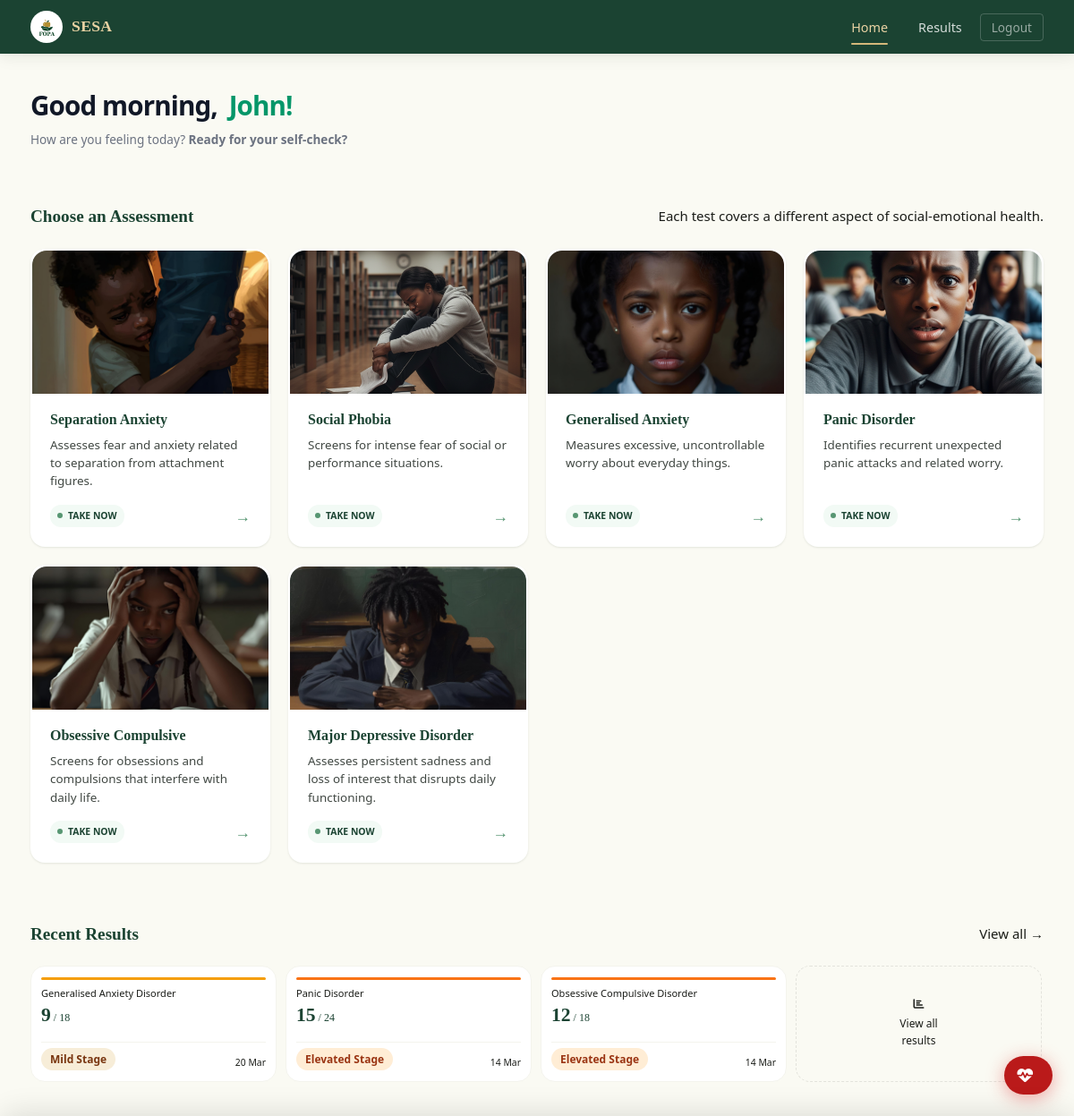
The app's page /home (signed in) with its own data.
### app/models/account.py (models this page shows, shortened)
class Accounts(UserMixin, db.Model):
    __tablename__ = 'accounts'
    id = db.Column(db.Integer, primary_key=True)
    fname = db.Column(db.String(100), nullable=False)
    lname = db.Column(db.String(100), nullable=False)
    email = db.Column(db.String(120), unique=True, nullable=True, index=True)
    username = db.Column(db.String(50), unique=True, nullable=False, index=True)
    password = db.Column(db.String(256), nullable=False)
    school_name = db.Column(db.String(200), nullable=True)
    gender = db.Column(db.String(20), nullable=True)
    birthdate = db.Column(db.Date, nullable=True)
    last_login = db.Column(db.DateTime, nullable=True)
    created_at = db.Column(db.DateTime, default=lambda: datetime.now(timezone.utc))
    school_id = db.Column(
        db.Integer,
        db.ForeignKey('school.id', ondelete='CASCADE', name='fk_accounts_school_id'),
        nullable=True,
        index=True
    )
    class_group = db.Column(db.String(50), nullable=True)   # e.g. "Form 2A", "JHS 3B"
    level = db.Column(db.String(20), nullable=True)          # jhs | shs | university
    class_id = db.Column(
        db.Integer,
        db.ForeignKey('school_class.id', ondelete='SET NULL', name='fk_accounts_class_id'),
        nullable=True,
        index=True
    )
    claim_code_hash  = db.Column(db.String(256), nullable=True)
    claim_code_plain = db.Column(db.String(20),  nullable=True)
    is_claimed       = db.Column(db.Boolean, default=True, nullable=False, server_default='1')
    is_admin = db.Column(db.Boolean, default=False, nullable=False)
    is_counsellor = db.Column(db.Boolean, default=False, server_default='0', nullable=False)
    failed_attempts = db.Column(db.Integer, default=0, server_default='0', nullable=False)
    locked_until = db.Column(db.DateTime, nullable=True)  # NULL = not locked
    phone = db.Column(db.String(20), nullable=True)
    consent_given = db.Column(db.Boolean, default=False, nullable=False, server_default='0')
    consent_given_at = db.Column(db.DateTime, nullable=True)
    consent_version = db.Column(db.String(10), nullable=True)  # e.g. 'v1.0'
    test_results = db.relationship(
        'TestResult',
        backref='account',
        lazy='dynamic',
        cascade='all, delete-orphan'
    )
    @property
    def full_name(self):
        return f'{self.fname} {self.lname}'
    @property
    def is_super_admin(self):
        return self.is_admin
    @property
    def role(self):
        if self.is_admin:
            return 'superadmin'
        if self.is_counsellor:
            return 'counsellor'
        return 'student'
    LOCKOUT_THRESHOLD = 5      # failed attempts before lockout
    LOCKOUT_MINUTES   = 15     # minutes locked after threshold reached

### app/models/assessment_type.py (models this page shows, shortened)
class AssessmentType(db.Model):
    __tablename__ = 'assessment_type'
    id             = db.Column(db.Integer, primary_key=True)
    name           = db.Column(db.String(100), unique=True, nullable=False)
    display_name   = db.Column(db.String(100), nullable=False)
    description    = db.Column(db.Text, nullable=True)
    icon           = db.Column(db.String(10),  nullable=True)
    color          = db.Column(db.String(20),  nullable=True)
    order          = db.Column(db.Integer,     default=0, nullable=False)
    is_active      = db.Column(db.Boolean,     default=True, nullable=False)
    scoring_ranges = db.Column(db.JSON,        nullable=False)
    image_url      = db.Column(db.String(500), nullable=True)

### app/models/test_result.py (models this page shows, shortened)
class TestResult(db.Model):
    __tablename__ = 'test_results'
    id = db.Column(db.Integer, primary_key=True)
    user_id = db.Column(db.Integer, db.ForeignKey('accounts.id', ondelete='CASCADE'), nullable=False, index=True)
    test_type = db.Column(db.String(100), nullable=False, index=True)
    score = db.Column(db.Integer, nullable=False)
    max_score = db.Column(db.Integer, nullable=True)
    stage = db.Column(db.String(50), nullable=True, index=True)  # "Normal Stage", "Mild Stage", etc.
    _feedback_encrypted = db.Column('feedback', db.Text, nullable=True)
    @property
    def feedback(self):
        if not self._feedback_encrypted:
            return None
        f = _get_fernet()
        if not f:
            return self._feedback_encrypted
        try:
            return f.decrypt(self._feedback_encrypted.encode()).decode()
        except Exception:
            return self._feedback_encrypted
    @feedback.setter
    def feedback(self, value):
        if not value:
            self._feedback_encrypted = None
            return
        f = _get_fernet()
        if not f:
            self._feedback_encrypted = value
            return
        self._feedback_encrypted = f.encrypt(value.encode()).decode()
    details = db.Column(db.Text, nullable=True)           # kept for backward compat
    taken_at = db.Column(db.DateTime, default=lambda: datetime.now(timezone.utc), index=True)

### app/routes/main.py (the view)
@main_bp.route('/home')
@login_required
def home():
    user = current_user
    results = user.test_results.order_by(TestResult.taken_at.desc()).all()
    total_tests = len(results)
    most_recent = results[0] if results else None
    question_counts = {
        row.test_type: row.count
        for row in db.session.query(
            Question.test_type,
            func.count(Question.id).label('count')
        ).group_by(Question.test_type).all()
    }
    from datetime import datetime, timedelta, timezone
    now = datetime.now()
    latest_by_type = {}
    for r in results:
        if r.test_type not in latest_by_type:
            latest_by_type[r.test_type] = r
    from app.models.assessment_type import AssessmentType
    tests_meta = []
    COOLDOWN_DAYS = 7
    for at in AssessmentType.query.filter_by(is_active=True).order_by(AssessmentType.order).all():
        days_remaining = 0
        is_ready = True
        latest = latest_by_type.get(at.name)
        if latest and latest.taken_at:
            taken_at = latest.taken_at
            if taken_at.tzinfo is None:
                taken_at = taken_at.replace(tzinfo=timezone.utc)
            current_time = now.replace(tzinfo=timezone.utc) if now.tzinfo is None else now
            days_ago = (current_time - taken_at).days
            days_left = COOLDOWN_DAYS - days_ago
            if days_left > 0:
                days_remaining = days_left
                is_ready = False
        tests_meta.append({
            'name':  at.name,
            'title': at.display_name,
            'desc':  at.description or '',
            'icon':  at.icon or '🧠',
            'color': at.color or 'green',
            'count': question_counts.get(at.name, 0),
            'image_url': at.image_url,
            'days_remaining': days_remaining,
            'is_ready': is_ready
        })
    this_month_results = [
        r for r in results
        if r.taken_at and r.taken_at.month == now.month and r.taken_at.year == now.year
    ]
    tests_this_month = len(this_month_results)
    total_assessments_taken = total_tests   # passed to template as total count
    assessments_this_month  = tests_this_month
    recent_results = results[:3]  # 3 most recent for the home table
    hour = now.hour
    if hour < 12:
        greeting = "Good morning"
    elif hour < 17:
        greeting = "Good afternoon"
    else:
        greeting = "Good evening"
    new_username = session.pop('show_username_prompt', None)
    return render_template(
        'main/home.html',
        user=user,
        total_tests=total_tests,
        avg_score=total_assessments_taken,
        most_recent=most_recent,
        tests_meta=tests_meta,
        score_change=None,
        prev_avg=assessments_this_month,
        recent_results=recent_results,
        latest_by_type=latest_by_type,
        greeting=greeting,
        new_username=new_username,
    )

### app/__init__.py (called while the page is built)
def _init_extensions(app: Flask) -> None:
    app.config.setdefault("SQLALCHEMY_ENGINE_OPTIONS", {}).update({
        "pool_pre_ping": True,   # test connection before using it
        "pool_recycle":  300,    # recycle connections every 5 minutes
        "pool_size":     5,      # max persistent connections
        "max_overflow":  2,      # extra connections under load
    })
    db.init_app(app)
    migrate.init_app(app, db)
    csrf.init_app(app)
    login_manager.init_app(app)
    limiter.init_app(app)
    from app.models.account import Accounts
    from app.models.quiz_session import QuizSession  # noqa: F401
    from app.models.counsellor_profile import CounsellorProfile  # noqa: F401
    from app.models.assessment_type import AssessmentType  # noqa: F401
    @login_manager.user_loader
    def load_user(user_id: str):
        return Accounts.query.get(int(user_id))

### app/templates/main/home.html (shortened to what this page needs)
  {% extends 'base.html' %}
  {% block nav_links %}
    <li><a href="{{ url_for('main.home') }}" class="active">Home</a></li>
    <li><a href="{{ url_for('main.results') }}">Results</a></li>
    <li><a href="{{ url_for('auth.logout') }}" class="btn-nav-logout">Logout</a></li>
  {% endblock %}
  {% block body %}
  <div class="container pb-48">
  <link rel="stylesheet" href="{{ url_for('static', filename='css/main/home.css') }}">
  <header class="app-header">
    <h1 class="app-greeting">
      {{ greeting }}, <span>{{ user.fname }}!</span>
    </h1>
    <p class="app-description">
      How are you feeling today? <b>Ready for your self-check?</b>
    </p>
  </header>
    <div class="section" id="assessments">
      <div class="section-head">
        <h2>Choose an Assessment</h2>
        <p class="section-desc">Each test covers a different aspect of social-emotional health.</p>
      </div>
      <div class="test-grid">
        {% for test in tests_meta %}
        <a href="{% if test.is_ready %}{{ url_for('test.display_questions', test_type=test.name) }}{% else %}javascript:void(0);{% endif %}"
          class="test-card {% if not test.is_ready %}locked{% endif %}"
          {% if not test.is_ready %}onclick="alert('This assessment will be exactly 7 days after your previous attempt. Please wait {{ test.days_remaining }} more day(s).');"{% endif %}>
          <div class="test-card-image">
            {% if test.get('image_url') %}
            <img src="{{ test.image_url }}"
                alt="{{ test.name }}"
                loading="lazy"
                width="400"
                height="160">
            {% endif %}
          </div>
          <div class="test-card-content">
            <h3>{{ test.get('title') or test.get('display_name') or test.name }}</h3>
            <p>{{ test.get('desc') or test.get('description') or '' }}</p>
            <div class="test-card-meta">
              {% if test.is_ready %}
                <span class="pulse-badge"><span class="pulse-dot"></span> Take Now</span>
                <span class="test-card-arrow">→</span>
              {% else %}
                <span class="lock-indicator"><i class="fa-solid fa-lock lock-icon"></i> Available in {{ test.days_remaining }} day(s)</span>
              {% endif %}
            </div>
          </div>
        </a>
        {% endfor %}
      </div>
    </div>
    {% if recent_results %}
    <div class="section">
      <div class="section-head">
        <h2>Recent Results</h2>
        <a href="{{ url_for('main.results') }}" class="results-link">View all →</a>
      </div>
      <div class="recent-results-scroll">
        {% for r in recent_results %}
          {% set s = (r.stage or r.details or 'unknown') | lower %}
          {% if 'normal' in s %}{% set bar_mod = 'normal' %}{% set badge_class = 'stage-normal' %}
          {% elif 'mild' in s %}{% set bar_mod = 'mild' %}{% set badge_class = 'stage-mild' %}
          {% elif 'elevated' in s %}{% set bar_mod = 'elevated' %}{% set badge_class = 'stage-elevated' %}
          {% elif 'clinical' in s %}{% set bar_mod = 'clinical' %}{% set badge_class = 'stage-clinical' %}
          {% else %}{% set bar_mod = 'mild' %}{% set badge_class = 'badge-gray' %}{% endif %}
          <div class="recent-result-card">
            <div class="recent-result-bar recent-result-bar--{{ bar_mod }}"></div>
            <div class="recent-result-title">{{ r.test_type }}</div>
            <div class="recent-result-score">
              {{ r.score }}{% if r.max_score %}<span> / {{ r.max_score }}</span>{% endif %}
            </div>
            <div class="recent-result-bottom">
              <span class="badge {{ badge_class }}">{{ r.stage or r.details or 'Unknown' }}</span>
              <span class="recent-result-date">{{ r.taken_at.strftime('%d %b') }}</span>
            </div>
          </div>
        {% endfor %}
        <a href="{{ url_for('main.results') }}" class="recent-result-more">
          <i class="fa-solid fa-chart-bar results-icon"></i>
          <span>View all<br>results</span>
        </a>
      </div>
    </div>
    {% endif %}
  </div>
  {% endblock %}

### app/templates/base.html (shortened to what this page needs)
<!DOCTYPE html>
<html lang="en">
<head>
  <link rel="stylesheet" href="{{ url_for('static', filename='css/main.css') }}">
  <link rel="stylesheet" href="{{ url_for('static', filename='css/base/base.css') }}">
  <link rel="stylesheet" href="https://cdnjs.cloudflare.com/ajax/libs/font-awesome/6.5.0/css/all.min.css">
</head>
<body class="{% if (current_user.is_authenticated and not current_user.is_super_admin) or session.get('school_id') %}has-bottom-nav {% endif %}{% block body_class %}{% endblock %}">
{% block full_page %}
<div class="app-layout">
  {% block navbar %}
  <nav class="navbar" id="mainNav">
    <div class="navbar-inner">
      <a href="{{ url_for('main.landing') }}" class="navbar-brand">
        <img src="{{ url_for('static', filename='images/Pofa.png') }}" alt="FOPA Logo" class="navbar-logo">
        <span class="navbar-title">SESA</span>
      </a>
      <ul class="navbar-links">
        {% block nav_links %}{% endblock %}
      </ul>
    </div>
  </nav>
  {% endblock %}
  <main>
    {% block body %}{% endblock %}
  </main>
</div>
{% endblock %}
{% if current_user.is_authenticated and not current_user.is_super_admin and not is_assessment %}
<div id="crisisBtn" class="crisis-btn" role="button" tabindex="0"
     aria-label="I need help now" title="I need help now">
  <i class="fa-solid fa-heart-pulse crisis-btn-icon"></i>
</div>
{% endif %}
{% block bottom_tab_bar %}
{% if (current_user.is_authenticated and not current_user.is_super_admin) or session.get('school_id') %}
<div id="profileSheet" class="profile-sheet" aria-hidden="true">
  <div class="profile-sheet-backdrop" id="profileSheetBackdrop"></div>
</div>
{% endif %}
{% endblock %}
</body>
</html>

### app/static/css/main/home.css (style rules this page uses)
.app-header { padding: 4px; margin-bottom: 8px; text-align: center; }
.app-greeting { font-size: 1.5rem; font-weight: 800; color: #111827; line-height: 1.2; margin: 0; letter-spacing: -0.03em; }
.app-greeting span { color: #059669; display: inline; }
.app-description { font-size: 0.85rem; color: #6b7280; line-height: 1.5; max-width: 450px; margin: 10px auto 0 auto; }
@media (min-width: 600px) { .app-greeting { font-size: 1.85rem; } }
@media (min-width: 600px) { .app-greeting span { display: inline; margin-left: 6px; } }
@media (min-width: 600px) { .app-header { padding: 40px 0 20px 0; text-align: left; } }
@media (min-width: 600px) { .app-description { margin-left: 0; } }
.pulse-badge { display: inline-flex; align-items: center; gap: 6px; font-size: 0.65rem; font-weight: 700; text-transform: uppercase; color: var(--green-800); background: var(--green-50); padding: 4px 8px; border-radius: 12px; }
.pulse-dot { width: 6px; height: 6px; background-color: var(--green-500); border-radius: 50%; box-shadow: 0 0 0 0 rgba(16, 185, 129, 0.7); animation: pulseReady 1.5s infinite; }

### app/templates/base.html (style rules this page uses)
.profile-sheet { position: fixed; inset: 0; z-index: 300; pointer-events: none; }
.profile-sheet-backdrop { position: absolute; inset: 0; background: rgba(0,0,0,0); transition: background 0.25s ease; }

### records on screen
Accounts: fname "John"
AssessmentType: image_url (picture), display_name "Separation Anxiety", description "Assesses fear and anxiety related to separation from attachment figures."
AssessmentType: image_url (picture), display_name "Social Phobia", description "Screens for intense fear of social or performance situations."
AssessmentType: image_url (picture), display_name "Generalised Anxiety", description "Measures excessive, uncontrollable worry about everyday things."
AssessmentType: image_url (picture), display_name "Panic Disorder", description "Identifies recurrent unexpected panic attacks and related worry."
AssessmentType: image_url (picture), display_name "Obsessive Compulsive", description "Screens for obsessions and compulsions that interfere with daily life."
AssessmentType: image_url (picture), display_name "Major Depressive Disorder", description "Assesses persistent sadness and loss of interest that disrupts daily functioning."
TestResult: test_type "Generalised Anxiety Disorder", score "9", max_score "18", stage "Mild Stage", taken_at "20 Mar"
TestResult: test_type "Panic Disorder", score "15", max_score "24", stage "Elevated Stage", taken_at "14 Mar"
TestResult: test_type "Obsessive Compulsive Disorder", score "12", max_score "18", stage "Elevated Stage", taken_at "14 Mar"

### other values on screen
{{ greeting }} "Good morning"
